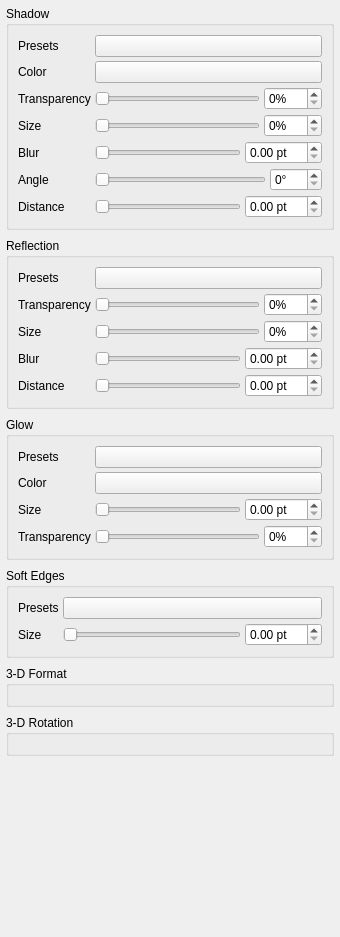
             <widget class="QWidget" name="shape_effects_content">
              <property name="geometry">
               <rect>
                <x>0</x>
                <y>0</y>
                <width>340</width>
                <height>937</height>
               </rect>
              </property>
              <layout class="QVBoxLayout" name="shape_effects_layout">
               <property name="spacing">
                <number>8</number>
               </property>
               <property name="leftMargin">
                <number>6</number>
               </property>
               <property name="topMargin">
                <number>6</number>
               </property>
               <property name="rightMargin">
                <number>6</number>
               </property>
               <property name="bottomMargin">
                <number>6</number>
               </property>
               <item>
                <widget class="QGroupBox" name="grp_shadow">
                 <property name="title">
                  <string>Shadow</string>
                 </property>
                 <layout class="QVBoxLayout" name="grp_shadow_layout">
                  <property name="spacing">
                   <number>4</number>
                  </property>
                  <item>
                   <layout class="QFormLayout" name="grp_shadow_form">
                    <property name="fieldGrowthPolicy">
                     <enum>QFormLayout::AllNonFixedFieldsGrow</enum>
                    </property>
                    <item row="0" column="0">
                     <widget class="QLabel" name="lbl_shadow_presets">
                      <property name="text">
                       <string>Presets</string>
                      </property>
                     </widget>
                    </item>
                    <item row="0" column="1">
                     <widget class="QPushButton" name="btn_shadow_presets">
                      <property name="text">
                       <string/>
                      </property>
                     </widget>
                    </item>
                    <item row="1" column="0">
                     <widget class="QLabel" name="lbl_shadow_color">
                      <property name="text">
                       <string>Color</string>
                      </property>
                     </widget>
                    </item>
                    <item row="1" column="1">
                     <widget class="QPushButton" name="btn_shadow_color">
                      <property name="text">
                       <string/>
                      </property>
                     </widget>
                    </item>
                    <item row="2" column="0">
                     <widget class="QLabel" name="lbl_shadow_transparency">
                      <property name="text">
                       <string>Transparency</string>
                      </property>
                     </widget>
                    </item>
                    <item row="2" column="1">
                     <layout class="QHBoxLayout" name="shadow_transparency_row">
                      <item>
                       <widget class="QSlider" name="shadow_transparency_slider">
                        <property name="maximum">
                         <number>100</number>
                        </property>
                        <property name="orientation">
                         <enum>Qt::Horizontal</enum>
                        </property>
                       </widget>
                      </item>
                      <item>
                       <widget class="QSpinBox" name="shadow_transparency_spin">
                        <property name="suffix">
                         <string>%</string>
                        </property>
                        <property name="maximum">
                         <number>100</number>
                        </property>
                       </widget>
                      </item>
                     </layout>
                    </item>
                    <item row="3" column="0">
                     <widget class="QLabel" name="lbl_shadow_size">
                      <property name="text">
                       <string>Size</string>
                      </property>
                     </widget>
                    </item>
                    <item row="3" column="1">
                     <layout class="QHBoxLayout" name="shadow_size_row">
                      <item>
                       <widget class="QSlider" name="shadow_size_slider">
                        <property name="maximum">
                         <number>200</number>
                        </property>
                        <property name="orientation">
                         <enum>Qt::Horizontal</enum>
                        </property>
                       </widget>
                      </item>
                      <item>
                       <widget class="QSpinBox" name="shadow_size_spin">
                        <property name="suffix">
                         <string>%</string>
                        </property>
                        <property name="maximum">
                         <number>200</number>
                        </property>
                       </widget>
                      </item>
                     </layout>
                    </item>
                    <item row="4" column="0">
                     <widget class="QLabel" name="lbl_shadow_blur">
                      <property name="text">
                       <string>Blur</string>
                      </property>
                     </widget>
                    </item>
                    <item row="4" column="1">
                     <layout class="QHBoxLayout" name="shadow_blur_row">
                      <item>
                       <widget class="QSlider" name="shadow_blur_slider">
                        <property name="maximum">
                         <number>100</number>
                        </property>
                        <property name="orientation">
                         <enum>Qt::Horizontal</enum>
                        </property>
                       </widget>
                      </item>
                      <item>
                       <widget class="QDoubleSpinBox" name="shadow_blur_spin">
                        <property name="suffix">
                         <string> pt</string>
                        </property>
                        <property name="maximum">
                         <double>100.000000000000000</double>
                        </property>
                       </widget>
                      </item>
                     </layout>
                    </item>
                    <item row="5" column="0">
                     <widget class="QLabel" name="lbl_shadow_angle">
                      <property name="text">
                       <string>Angle</string>
                      </property>
                     </widget>
                    </item>
                    <item row="5" column="1">
                     <layout class="QHBoxLayout" name="shadow_angle_row">
                      <item>
                       <widget class="QSlider" name="shadow_angle_slider">
                        <property name="maximum">
                         <number>359</number>
                        </property>
                        <property name="orientation">
                         <enum>Qt::Horizontal</enum>
                        </property>
                       </widget>
                      </item>
                      <item>
                       <widget class="QSpinBox" name="shadow_angle_spin">
                        <property name="suffix">
                         <string>°</string>
                        </property>
                        <property name="maximum">
                         <number>359</number>
                        </property>
                       </widget>
                      </item>
                     </layout>
                    </item>
                    <item row="6" column="0">
                     <widget class="QLabel" name="lbl_shadow_distance">
                      <property name="text">
                       <string>Distance</string>
                      </property>
                     </widget>
                    </item>
                    <item row="6" column="1">
                     <layout class="QHBoxLayout" name="shadow_distance_row">
                      <item>
                       <widget class="QSlider" name="shadow_distance_slider">
                        <property name="maximum">
                         <number>100</number>
                        </property>
                        <property name="orientation">
                         <enum>Qt::Horizontal</enum>
                        </property>
                       </widget>
                      </item>
                      <item>
                       <widget class="QDoubleSpinBox" name="shadow_distance_spin">
                        <property name="suffix">
                         <string> pt</string>
                        </property>
                        <property name="maximum">
                         <double>100.000000000000000</double>
                        </property>
                       </widget>
                      </item>
                     </layout>
                    </item>
                   </layout>
                  </item>
                 </layout>
                </widget>
               </item>
               <item>
                <widget class="QGroupBox" name="grp_reflection">
                 <property name="title">
                  <string>Reflection</string>
                 </property>
                 <layout class="QVBoxLayout" name="grp_reflection_layout">
                  <property name="spacing">
                   <number>4</number>
                  </property>
                  <item>
                   <layout class="QFormLayout" name="grp_reflection_form">
                    <property name="fieldGrowthPolicy">
                     <enum>QFormLayout::AllNonFixedFieldsGrow</enum>
                    </property>
                    <item row="0" column="0">
                     <widget class="QLabel" name="lbl_reflection_presets">
                      <property name="text">
                       <string>Presets</string>
                      </property>
                     </widget>
                    </item>
                    <item row="0" column="1">
                     <widget class="QPushButton" name="btn_reflection_presets">
                      <property name="text">
                       <string/>
                      </property>
                     </widget>
                    </item>
                    <item row="1" column="0">
                     <widget class="QLabel" name="lbl_reflection_transparency">
                      <property name="text">
                       <string>Transparency</string>
                      </property>
                     </widget>
                    </item>
                    <item row="1" column="1">
                     <layout class="QHBoxLayout" name="reflection_transparency_row">
                      <item>
                       <widget class="QSlider" name="reflection_transparency_slider">
                        <property name="maximum">
                         <number>100</number>
                        </property>
                        <property name="orientation">
                         <enum>Qt::Horizontal</enum>
                        </property>
                       </widget>
                      </item>
                      <item>
                       <widget class="QSpinBox" name="reflection_transparency_spin">
                        <property name="suffix">
                         <string>%</string>
                        </property>
                        <property name="maximum">
                         <number>100</number>
                        </property>
                       </widget>
                      </item>
                     </layout>
                    </item>
                    <item row="2" column="0">
                     <widget class="QLabel" name="lbl_reflection_size">
                      <property name="text">
                       <string>Size</string>
                      </property>
                     </widget>
                    </item>
                    <item row="2" column="1">
                     <layout class="QHBoxLayout" name="reflection_size_row">
                      <item>
                       <widget class="QSlider" name="reflection_size_slider">
                        <property name="maximum">
                         <number>100</number>
                        </property>
                        <property name="orientation">
                         <enum>Qt::Horizontal</enum>
                        </property>
                       </widget>
                      </item>
                      <item>
                       <widget class="QSpinBox" name="reflection_size_spin">
                        <property name="suffix">
                         <string>%</string>
                        </property>
                        <property name="maximum">
                         <number>100</number>
                        </property>
                       </widget>
                      </item>
                     </layout>
                    </item>
                    <item row="3" column="0">
                     <widget class="QLabel" name="lbl_reflection_blur">
                      <property name="text">
                       <string>Blur</string>
                      </property>
                     </widget>
                    </item>
                    <item row="3" column="1">
                     <layout class="QHBoxLayout" name="reflection_blur_row">
                      <item>
                       <widget class="QSlider" name="reflection_blur_slider">
                        <property name="maximum">
                         <number>100</number>
                        </property>
                        <property name="orientation">
                         <enum>Qt::Horizontal</enum>
                        </property>
                       </widget>
                      </item>
                      <item>
                       <widget class="QDoubleSpinBox" name="reflection_blur_spin">
                        <property name="suffix">
                         <string> pt</string>
                        </property>
                        <property name="maximum">
                         <double>100.000000000000000</double>
                        </property>
                       </widget>
                      </item>
                     </layout>
                    </item>
                    <item row="4" column="0">
                     <widget class="QLabel" name="lbl_reflection_distance">
                      <property name="text">
                       <string>Distance</string>
                      </property>
                     </widget>
                    </item>
                    <item row="4" column="1">
                     <layout class="QHBoxLayout" name="reflection_distance_row">
                      <item>
                       <widget class="QSlider" name="reflection_distance_slider">
                        <property name="maximum">
                         <number>100</number>
                        </property>
                        <property name="orientation">
                         <enum>Qt::Horizontal</enum>
                        </property>
                       </widget>
                      </item>
                      <item>
                       <widget class="QDoubleSpinBox" name="reflection_distance_spin">
                        <property name="suffix">
                         <string> pt</string>
                        </property>
                        <property name="maximum">
                         <double>100.000000000000000</double>
                        </property>
                       </widget>
                      </item>
                     </layout>
                    </item>
                   </layout>
                  </item>
                 </layout>
                </widget>
               </item>
               <item>
                <widget class="QGroupBox" name="grp_glow">
                 <property name="title">
                  <string>Glow</string>
                 </property>
                 <layout class="QVBoxLayout" name="grp_glow_layout">
                  <property name="spacing">
                   <number>4</number>
                  </property>
                  <item>
                   <layout class="QFormLayout" name="grp_glow_form">
                    <property name="fieldGrowthPolicy">
                     <enum>QFormLayout::AllNonFixedFieldsGrow</enum>
                    </property>
                    <item row="0" column="0">
                     <widget class="QLabel" name="lbl_glow_presets">
                      <property name="text">
                       <string>Presets</string>
                      </property>
                     </widget>
                    </item>
                    <item row="0" column="1">
                     <widget class="QPushButton" name="btn_glow_presets">
                      <property name="text">
                       <string/>
                      </property>
                     </widget>
                    </item>
                    <item row="1" column="0">
                     <widget class="QLabel" name="lbl_glow_color">
                      <property name="text">
                       <string>Color</string>
                      </property>
                     </widget>
                    </item>
                    <item row="1" column="1">
                     <widget class="QPushButton" name="btn_glow_color">
                      <property name="text">
                       <string/>
                      </property>
                     </widget>
                    </item>
                    <item row="2" column="0">
                     <widget class="QLabel" name="lbl_glow_size">
                      <property name="text">
                       <string>Size</string>
                      </property>
                     </widget>
                    </item>
                    <item row="2" column="1">
                     <layout class="QHBoxLayout" name="glow_size_row">
                      <item>
                       <widget class="QSlider" name="glow_size_slider">
                        <property name="maximum">
                         <number>100</number>
                        </property>
                        <property name="orientation">
                         <enum>Qt::Horizontal</enum>
                        </property>
                       </widget>
                      </item>
                      <item>
                       <widget class="QDoubleSpinBox" name="glow_size_spin">
                        <property name="suffix">
                         <string> pt</string>
                        </property>
                        <property name="maximum">
                         <double>100.000000000000000</double>
                        </property>
                       </widget>
                      </item>
                     </layout>
                    </item>
                    <item row="3" column="0">
                     <widget class="QLabel" name="lbl_glow_transparency">
                      <property name="text">
                       <string>Transparency</string>
                      </property>
                     </widget>
                    </item>
                    <item row="3" column="1">
                     <layout class="QHBoxLayout" name="glow_transparency_row">
                      <item>
                       <widget class="QSlider" name="glow_transparency_slider">
                        <property name="maximum">
                         <number>100</number>
                        </property>
                        <property name="orientation">
                         <enum>Qt::Horizontal</enum>
                        </property>
                       </widget>
                      </item>
                      <item>
                       <widget class="QSpinBox" name="glow_transparency_spin">
                        <property name="suffix">
                         <string>%</string>
                        </property>
                        <property name="maximum">
                         <number>100</number>
                        </property>
                       </widget>
                      </item>
                     </layout>
                    </item>
                   </layout>
                  </item>
                 </layout>
                </widget>
               </item>
               <item>
                <widget class="QGroupBox" name="grp_soft_edges">
                 <property name="title">
                  <string>Soft Edges</string>
                 </property>
                 <layout class="QVBoxLayout" name="grp_soft_edges_layout">
                  <property name="spacing">
                   <number>4</number>
                  </property>
                  <item>
                   <layout class="QFormLayout" name="grp_soft_edges_form">
                    <property name="fieldGrowthPolicy">
                     <enum>QFormLayout::AllNonFixedFieldsGrow</enum>
                    </property>
                    <item row="0" column="0">
                     <widget class="QLabel" name="lbl_soft_presets">
                      <property name="text">
                       <string>Presets</string>
                      </property>
                     </widget>
                    </item>
                    <item row="0" column="1">
                     <widget class="QPushButton" name="btn_soft_edges_presets">
                      <property name="text">
                       <string/>
                      </property>
                     </widget>
                    </item>
                    <item row="1" column="0">
                     <widget class="QLabel" name="lbl_soft_size">
                      <property name="text">
                       <string>Size</string>
                      </property>
                     </widget>
                    </item>
                    <item row="1" column="1">
                     <layout class="QHBoxLayout" name="soft_edges_size_row">
                      <item>
                       <widget class="QSlider" name="soft_edges_size_slider">
                        <property name="maximum">
                         <number>100</number>
                        </property>
                        <property name="orientation">
                         <enum>Qt::Horizontal</enum>
                        </property>
                       </widget>
                      </item>
                      <item>
                       <widget class="QDoubleSpinBox" name="soft_edges_size_spin">
                        <property name="suffix">
                         <string> pt</string>
                        </property>
                        <property name="maximum">
                         <double>100.000000000000000</double>
                        </property>
                       </widget>
                      </item>
                     </layout>
                    </item>
                   </layout>
                  </item>
                 </layout>
                </widget>
               </item>
               <item>
                <widget class="QGroupBox" name="grp_3d_format">
                 <property name="title">
                  <string>3-D Format</string>
                 </property>
                 <layout class="QVBoxLayout" name="grp_3d_format_layout">
                  <property name="spacing">
                   <number>4</number>
                  </property>
                 </layout>
                </widget>
               </item>
               <item>
                <widget class="QGroupBox" name="grp_3d_rotation">
                 <property name="title">
                  <string>3-D Rotation</string>
                 </property>
                 <layout class="QVBoxLayout" name="grp_3d_rotation_layout">
                  <property name="spacing">
                   <number>4</number>
                  </property>
                 </layout>
                </widget>
               </item>
               <item>
                <spacer name="shape_effects_spacer">
                 <property name="orientation">
                  <enum>Qt::Vertical</enum>
                 </property>
                 <property name="sizeHint" stdset="0">
                  <size>
                   <width>20</width>
                   <height>40</height>
                  </size>
                 </property>
                </spacer>
               </item>
              </layout>
             </widget>
